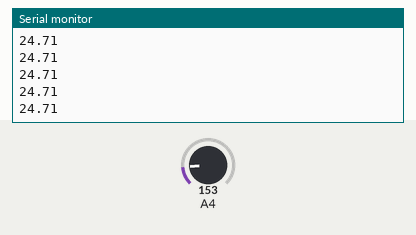
Simulated run of this sketch. Board: Arduino Uno, built with avr-gcc and run on an emulated ATmega328P. Shown: the last lines printed to the serial monitor. Inputs (shaded band) come from the test bench; at power-on: A4 = 153.

Above: at 1.2 s.
1.3 s: A4 set to 165
At 1.31 s:
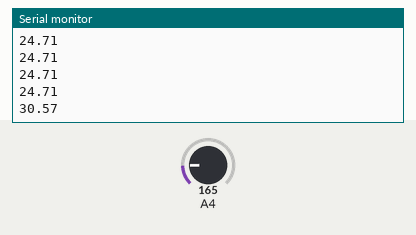
2.8 s: A4 set to 175
At 2.82 s:
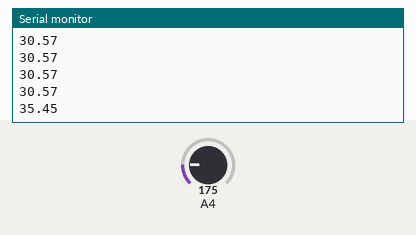
Timing chart, 0 to 5.8 s (numbered marks = the images above; inputs shaded):
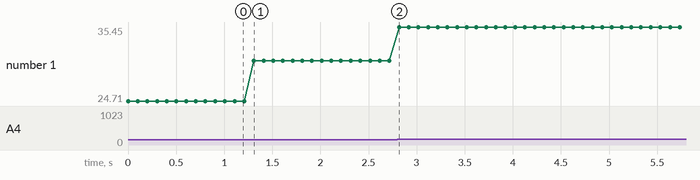

The sketch:

sensor_test.ino
```cpp
/*
*  Test for the TMP36 sensor
*  Writtent by Marco Schwartz for Open Home Automation
*/

void setup(void)
{
  Serial.begin(115200);
}

void loop(void)
{

    // Measure the temperature
    int sensorValue = analogRead(A4);
    float milliVoltsValue = sensorValue * 5000. / 1024.;
    float temperature = (milliVoltsValue - 500.)/10.;

    // Print the result
    Serial.println(temperature);
    delay(100);
}
```

Measured:
- after the input at 1.3 s, the serial monitor: prints a new line at once (image 1)
- after the input at 2.8 s, the serial monitor: prints a new line at once (image 2)
- plotted number 1: 24.71 → 30.57 after the input at 1.3 s, 30.57 → 35.45 after the input at 2.8 s
